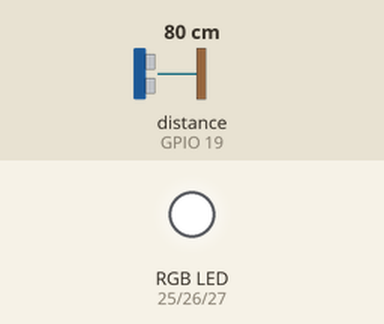
Recording of a sketch running on a simulated ESP32. Parts: an RGB LED mixed from three pins (HIGH = lit). Inputs (shaded band) come from the test bench; at power-on: distance to the obstacle (sensor on GPIO 19) 80 cm. The echo pulse lasts 58.3 µs per cm; WiFi joins after 1.5 s; servers stay silent unless stated; no MQTT or app messages arrive unless stated; pins used as bus, display or sensor lines are not drawn; what the sketch prints to the serial monitor is not drawn.

Above: at 2.7 s.
2.8 s: distance to the obstacle (sensor on GPIO 19) set to 34 cm
At 6.2 s:
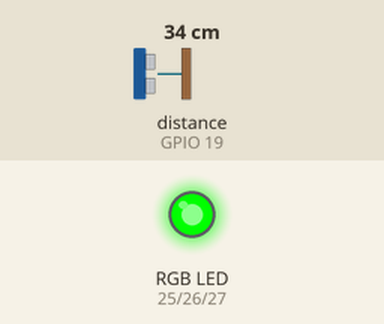
6.7 s: distance to the obstacle (sensor on GPIO 19) set to 27 cm
At 11.1 s:
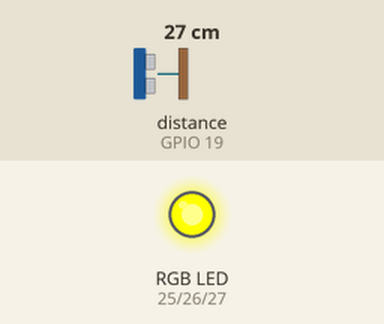
Timing chart, 0 to 12.6 s (numbered marks = the images above; inputs shaded):
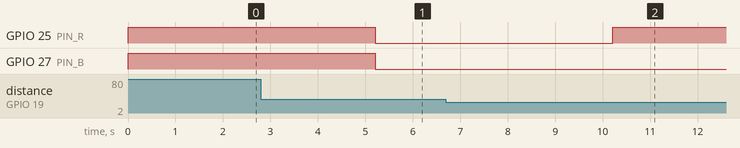

The sketch:

ultrasonico-rgb.ino
```cpp
#include <WiFi.h>
#include "Adafruit_MQTT.h"
#include "Adafruit_MQTT_Client.h"

// ---------------------- CONFIGURACIÓN WI-FI ----------------------
#define WLAN_SSID   "ARTEFACTOS"
#define WLAN_PASS   "87654321"

// ---------------------- CONFIGURACIÓN ADAFRUIT IO ----------------------
#define AIO_SERVER      "io.adafruit.com"
#define AIO_SERVERPORT  1883
#define AIO_USERNAME    ""
#define AIO_KEY "TU_AIO_KEY"

// ---------------------- PINES ----------------------
#define TRIG_PIN  18
#define ECHO_PIN  19
#define PIN_R     25
#define PIN_G     26
#define PIN_B     27

// ---------------------- AJUSTES ----------------------
#define RGB_ANODO_COMUN  false
#define PWM_FREQ         5000
#define PWM_RES          8
#define INTERVALO_PUBLICAR_MS 5000

#define DIST_CERCA_CM    10
#define DIST_MEDIA_CM    30

// ---------------------- CLIENTE MQTT Y FEED ----------------------
WiFiClient client;

Adafruit_MQTT_Client mqtt(
  &client,
  AIO_SERVER,
  AIO_SERVERPORT,
  AIO_USERNAME,
  AIO_KEY
);

Adafruit_MQTT_Publish feedDistancia =
  Adafruit_MQTT_Publish(
    &mqtt,
    AIO_USERNAME "/feeds/distancia"
  );

// ---------------------- ESTADO ----------------------
float ultimaDistancia = -1;

unsigned long ultimoPublicar = 0;
unsigned long ultimoPing = 0;

// ---------------------- PROTOTIPOS ----------------------
void conectarWiFi();
void conectarMQTT();
float leerDistanciaCm();
float distanciaPromedio(int muestras);
void escribirRGB(uint8_t r, uint8_t g, uint8_t b);
void actualizarLED();

// =====================================================================
void setup() {

  Serial.begin(115200);
  delay(10);

  pinMode(TRIG_PIN, OUTPUT);
  pinMode(ECHO_PIN, INPUT);

  ledcAttach(PIN_R, PWM_FREQ, PWM_RES);
  ledcAttach(PIN_G, PWM_FREQ, PWM_RES);
  ledcAttach(PIN_B, PWM_FREQ, PWM_RES);

  escribirRGB(255, 255, 255);

  conectarWiFi();
}

// =====================================================================
void loop() {

  conectarMQTT();

  if (millis() - ultimoPublicar >= INTERVALO_PUBLICAR_MS) {

    ultimoPublicar = millis();

    float d = distanciaPromedio(5);

    if (d > 0) {

      ultimaDistancia = d;

      Serial.print("Distancia: ");
      Serial.print(d, 1);
      Serial.println(" cm");

      if (!feedDistancia.publish(d)) {
        Serial.println("Error al publicar la distancia");
      }

    } else {

      Serial.println("Lectura fuera de rango o sin eco");
    }

    actualizarLED();
  }

  if (millis() - ultimoPing >= 30000) {

    ultimoPing = millis();

    mqtt.ping();
  }
}

// =====================================================================
// ULTRASÓNICO HC-SR04
// =====================================================================

float leerDistanciaCm() {

  digitalWrite(TRIG_PIN, LOW);
  delayMicroseconds(2);

  digitalWrite(TRIG_PIN, HIGH);
  delayMicroseconds(10);

  digitalWrite(TRIG_PIN, LOW);

  long duracion = pulseIn(ECHO_PIN, HIGH, 30000);

  if (duracion == 0) {
    return -1;
  }

  float distancia = (0.0343 * duracion) / 2;

  if (distancia < 2 || distancia > 100) {
    return -1;
  }

  return distancia;
}

// =====================================================================

float distanciaPromedio(int muestras) {

  float suma = 0;
  int validas = 0;

  for (int i = 0; i < muestras; i++) {

    float d = leerDistanciaCm();

    if (d > 0) {
      suma += d;
      validas++;
    }

    delay(40);
  }

  return (validas > 0) ? suma / validas : -1;
}

// =====================================================================
// LED RGB
// =====================================================================

void escribirRGB(uint8_t r, uint8_t g, uint8_t b) {

  if (RGB_ANODO_COMUN) {

    r = 255 - r;
    g = 255 - g;
    b = 255 - b;
  }

  ledcWrite(PIN_R, r);
  ledcWrite(PIN_G, g);
  ledcWrite(PIN_B, b);
}

// =====================================================================

void actualizarLED() {

  if (ultimaDistancia <= 0) {

    escribirRGB(255, 255, 255);
    return;
  }

  if (ultimaDistancia <= DIST_CERCA_CM) {

    escribirRGB(255, 0, 0);       // ROJO

  } else if (ultimaDistancia <= DIST_MEDIA_CM) {

    escribirRGB(255, 255, 0);     // AMARILLO

  } else {

    escribirRGB(0, 255, 0);       // VERDE
  }
}

// =====================================================================
// CONEXIÓN WI-FI
// =====================================================================

void conectarWiFi() {

  Serial.print("Conectando a ");
  Serial.println(WLAN_SSID);

  WiFi.begin(WLAN_SSID, WLAN_PASS);

  while (WiFi.status() != WL_CONNECTED) {

    delay(500);
    Serial.print(".");
  }

  Serial.println();

  Serial.print("WiFi conectado. IP: ");
  Serial.println(WiFi.localIP());
}

// =====================================================================
// CONEXIÓN ADAFRUIT IO
// =====================================================================

void conectarMQTT() {

  if (mqtt.connected()) {
    return;
  }

  Serial.print("Conectando a Adafruit IO... ");

  int8_t ret;
  uint8_t intentos = 3;

  while ((ret = mqtt.connect()) != 0) {

    Serial.println(mqtt.connectErrorString(ret));

    Serial.println("Reintentando en 5 segundos...");

    mqtt.disconnect();

    delay(5000);

    if (--intentos == 0) {

      Serial.println("No se pudo conectar. Reiniciando la ESP32...");

      ESP.restart();
    }
  }

  Serial.println("¡Conectado a Adafruit IO!");
}
```

Measured:
- the behaviour switches between 31 and 30 cm on distance to the obstacle (sensor on GPIO 19) (found by bisection; images 1 and 2)
- after the input at 6.7 s, GPIO 25 (PIN_R): LOW → HIGH after 3.5 s
